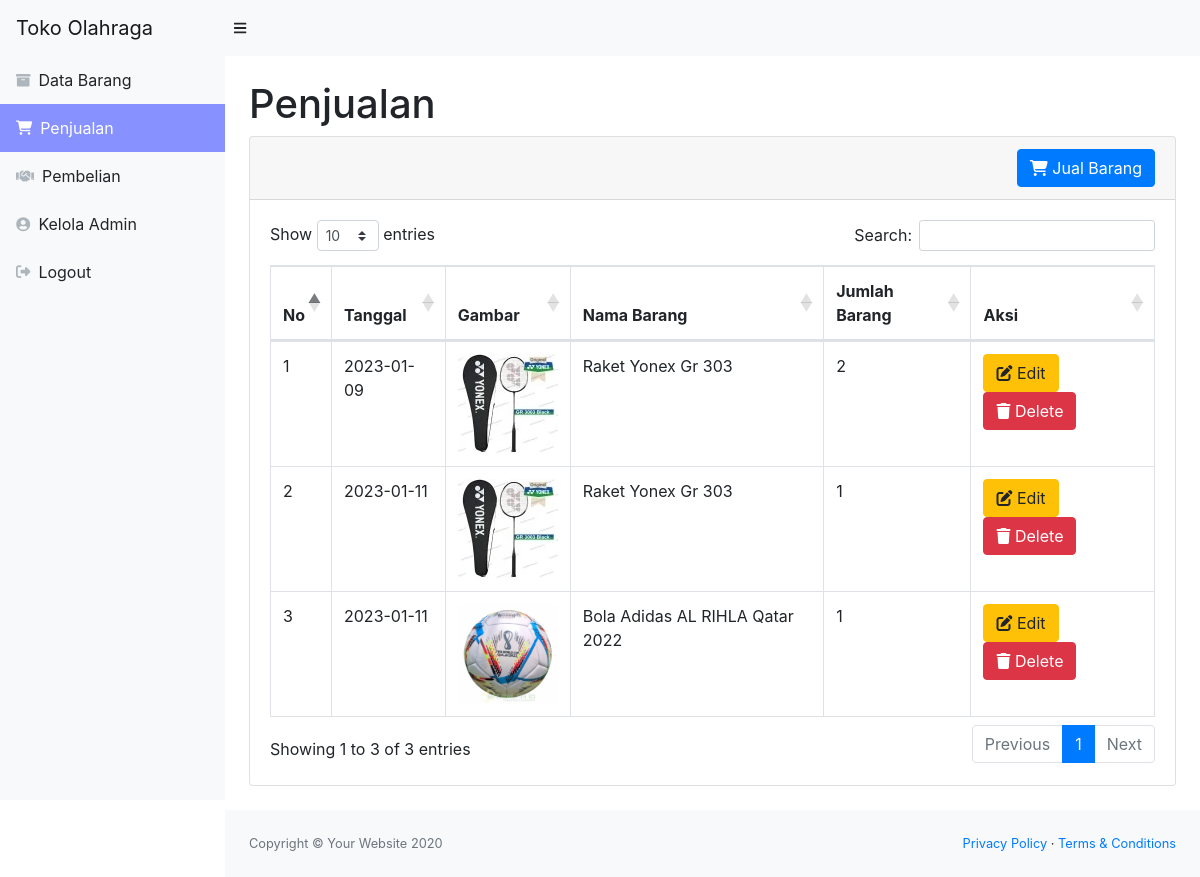
/penjualan.php (signed in), run on the app's committed database.
### tables this page shows
CREATE TABLE `penjualan` (
  `id_penjualan` int(11) NOT NULL,
  `id_barang` int(11) NOT NULL,
  `nama_barang` varchar(255) NOT NULL,
  `tanggal` varchar(255) NOT NULL,
  `jumlah_barang` int(11) NOT NULL
);

CREATE TABLE `barang` (
  `id_barang` int(10) NOT NULL,
  `nama_barang` varchar(255) NOT NULL,
  `kategori` varchar(255) NOT NULL,
  `harga` int(100) NOT NULL,
  `jumlah_barang` int(100) NOT NULL,
  `gambar` varchar(255) DEFAULT NULL
);

### penjualan.php (the view, shortened to what this page needs)
<?php
require 'function.php';
?>
<!DOCTYPE html>
<html lang="en">
    <head>
        <link href="css/styles.css" rel="stylesheet" />
        <link href="https://cdn.datatables.net/1.10.20/css/dataTables.bootstrap4.min.css" rel="stylesheet" />
        <link rel="stylesheet" href="https://cdnjs.cloudflare.com/ajax/libs/font-awesome/6.2.1/css/all.min.css" />
    </head>
    <body class="sb-nav-fixed">
        <nav class="sb-topnav navbar navbar-expand navbar-light bg-light">
            <a class="navbar-brand" href="index.php">Toko Olahraga</a>
            <button class="btn btn-link btn-sm order-1 order-lg-0" id="sidebarToggle" href="#"><i class="fas fa-bars"></i></button>
        </nav>
        <div id="layoutSidenav">
            <div id="layoutSidenav_nav">
                <nav class="sb-sidenav accordion sb-sidenav-light" id="sidenavAccordion">
                    <div class="sb-sidenav-menu">
                        <div class="nav">
                            <a class="nav-link" href="index.php">
                                <div class="sb-nav-link-icon"><i class="fa fa-archive"></i></div>
                                Data Barang
                            </a>
                            <a class="nav-link" href="penjualan.php">
                                <div class="sb-nav-link-icon"><i class="fa-solid fa-cart-shopping"></i></div>
                                Penjualan
                            </a>
                            <a class="nav-link" href="pembelian.php">
                                <div class="sb-nav-link-icon"><i class="fa fa-handshake"></i></div>
                                Pembelian
                            </a>
                            <a class="nav-link" href="admin.php">
                                <div class="sb-nav-link-icon"><i class="fa fa-user-circle"></i></div>
                                Kelola Admin
                            </a>
                            <a class="nav-link" href="logout.php">
                                <div class="sb-nav-link-icon"><i class="fa-solid fa-right-from-bracket"></i></div>
                                Logout
                            </a>
                        </div>
                    </div>
                </nav>
            </div>
            <div id="layoutSidenav_content">
                <main>
                    <div class="container-fluid">
                        <h1 class="mt-4">Penjualan</h1>
                        <div class="card mb-4">
                            <div class="card-header text-right">
                            <button type="button" class="btn btn-primary" data-toggle="modal" data-target="#myModal">
                                <i class="fa-solid fa-cart-shopping"></i>
                                Jual Barang
                            </button>
                            </div>
                            <div class="card-body">
                                <div class="table-responsive">
                                    <table class="table table-bordered" id="dataTable" width="100%" cellspacing="0">
                                        <thead>
                                            <tr>
                                                <th>No</th>
                                                <th>Tanggal</th>
                                                <th>Gambar</th>
                                                <th>Nama Barang</th>
                                                <th>Jumlah Barang</th>
                                                <th>Aksi</th>
                                            </tr>
                                        </thead>
                                        <tbody>
                                            <?php
                                            $ambilDataBarang = mysqli_query($conn, "SELECT penjualan.id_penjualan, penjualan.id_barang, penjualan.tanggal, penjualan.nama_barang, penjualan.jumlah_barang, barang.gambar FROM penjualan, barang WHERE penjualan.id_barang = barang.id_barang");
                                            $i=1;
                                            while($data=mysqli_fetch_array($ambilDataBarang)){
                                                $gambar = $data['gambar'];
                                                if ($gambar == null) {
                                                    $img = "Foto";
                                                } else {
                                                    $img = "<img src='images/" . $gambar . "' class='zoomable'>";
                                                }
                                            ?>
                                            <tr>
                                                <td><?= $i ?></td>
                                                <td><?= $data['tanggal']; ?></td>
                                                <td><?= $img; ?></td>
                                                <td><?= $data['nama_barang']; ?></td>
                                                <td><?= $data['jumlah_barang']; ?></td>
                                                <td>
                                                    <button type="button" class="btn btn-warning" data-toggle="modal" data-target="#edit<?= $data['id_penjualan']; ?>">
                                                        <i class="fa-solid fa-pen-to-square"></i>
                                                        Edit
                                                    </button>
                                                    <button type="button" class="btn btn-danger" data-toggle="modal" data-target="#delete<?= $data['id_penjualan']; ?>">
                                                        <i class="fa-solid fa-trash"></i>
                                                        Delete
                                                    </button>
                                                </td>
                                            </tr>
                                            <?php
                                            $i++;
                                            }
                                            ?>
                                        </tbody>
                                    </table>
                                </div>
                            </div>
                        </div>
                    </div>
                </main>
                <footer class="py-4 bg-light mt-auto">
                    <div class="container-fluid">
                        <div class="d-flex align-items-center justify-content-between small">
                            <div class="text-muted">Copyright &copy; Your Website 2020</div>
                            <div>
                                <a href="#">Privacy Policy</a>
                                &middot;
                                <a href="#">Terms &amp; Conditions</a>
                            </div>
                        </div>
                    </div>
                </footer>
            </div>
        </div>
    </body>
</html>

### penjualan.php (style rules this page uses)
.zoomable { width: 100px; }

### data on the page
penjualan: tanggal "2023-01-09", id_barang.gambar (picture), nama_barang "Raket Yonex Gr 303", jumlah_barang "2"
penjualan: tanggal "2023-01-11", id_barang.gambar (picture), nama_barang "Raket Yonex Gr 303", jumlah_barang "1"
penjualan: tanggal "2023-01-11", id_barang.gambar (picture), nama_barang "Bola Adidas AL RIHLA Qatar 2022", jumlah_barang "1"
